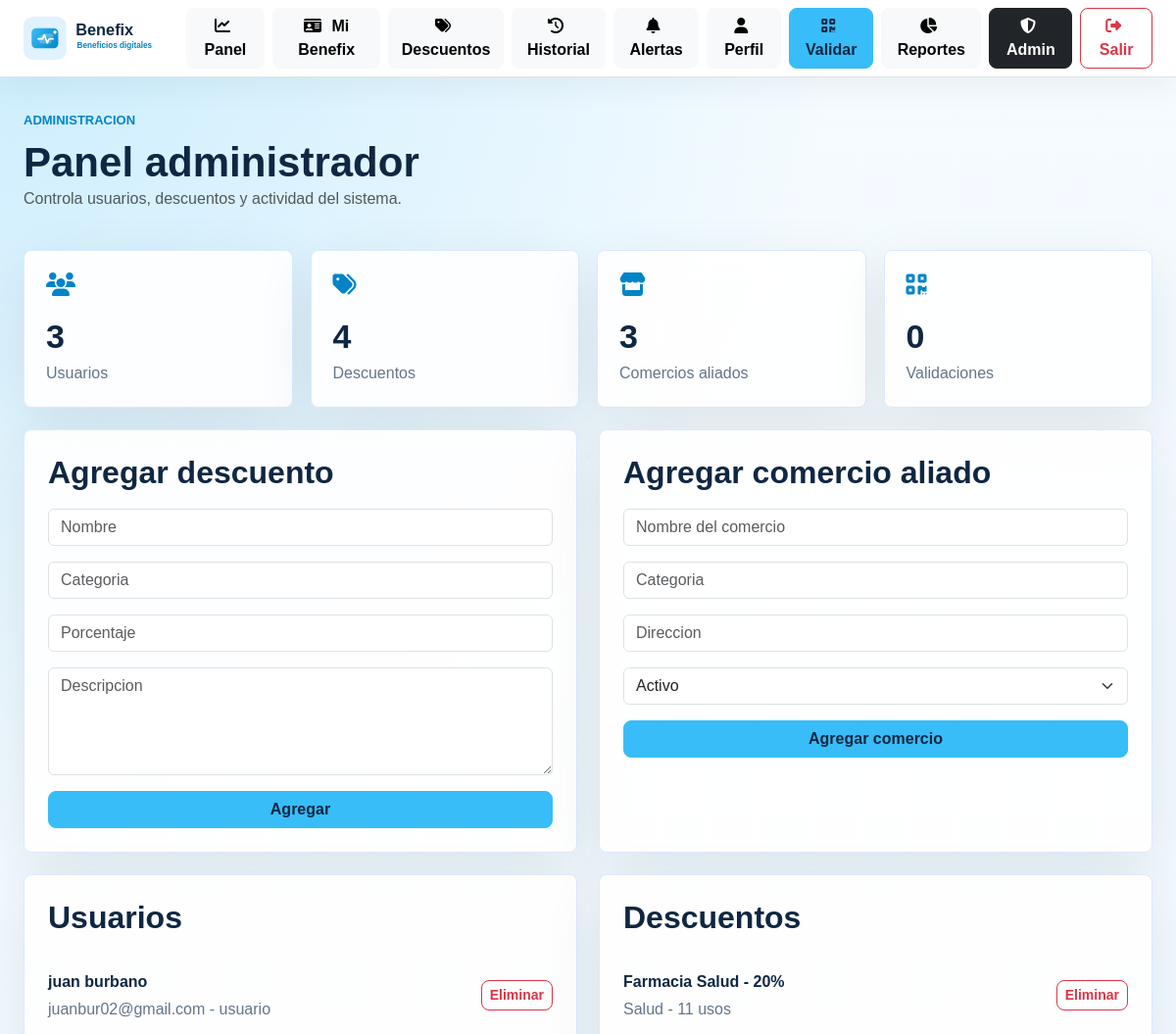
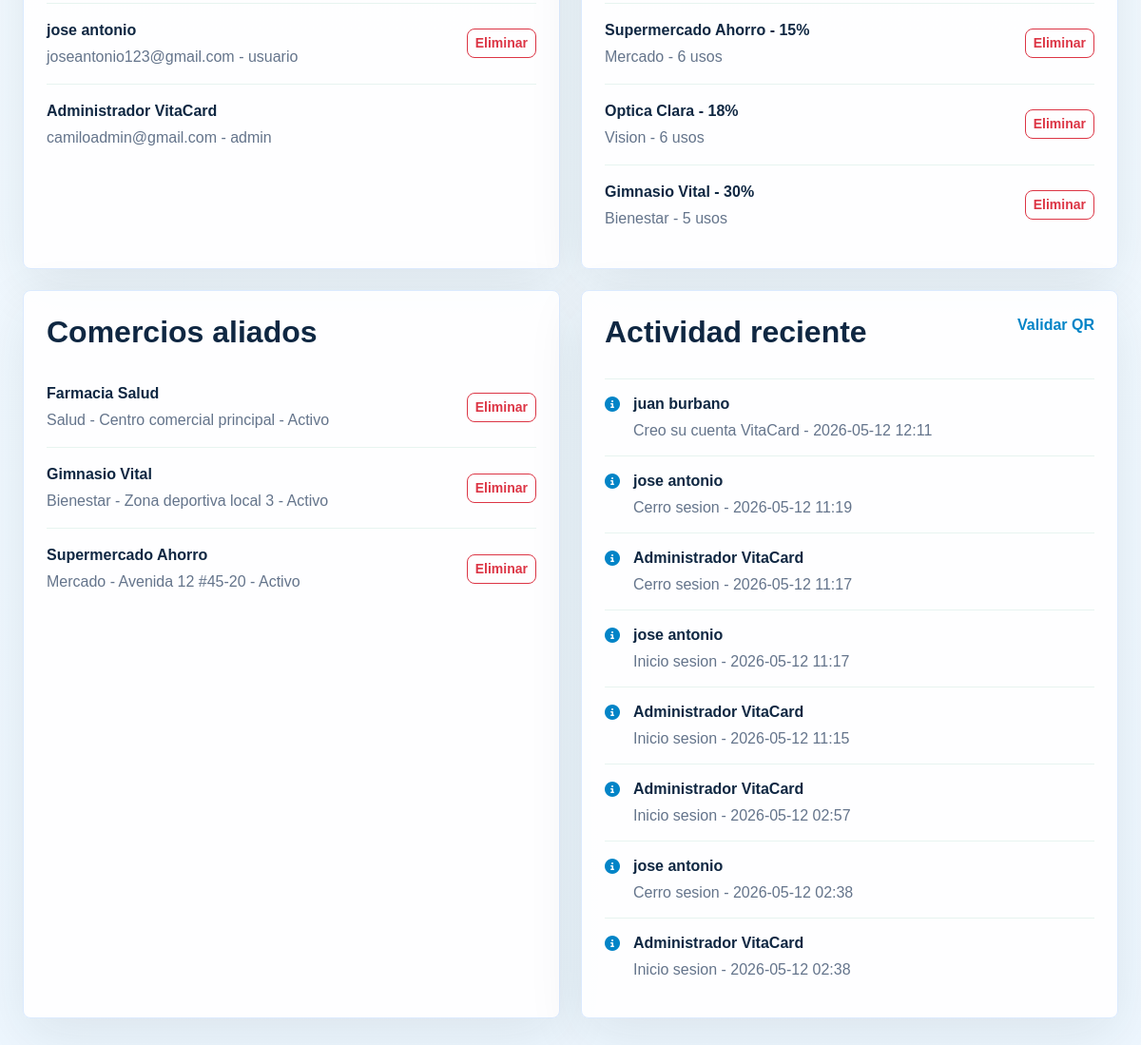
Page /admin (signed in) on the committed database (2 pictures, top to bottom).
### tables this page shows
CREATE TABLE usuarios (
            id INTEGER PRIMARY KEY AUTOINCREMENT,
            nombre TEXT NOT NULL,
            correo TEXT NOT NULL UNIQUE,
            contrasena TEXT NOT NULL,
            foto TEXT,
            nivel TEXT NOT NULL DEFAULT 'Vital',
            rol TEXT NOT NULL DEFAULT 'usuario',
            creado_en TEXT NOT NULL
        );

CREATE TABLE descuentos (
            id INTEGER PRIMARY KEY AUTOINCREMENT,
            nombre TEXT NOT NULL,
            descripcion TEXT NOT NULL,
            categoria TEXT NOT NULL,
            porcentaje INTEGER NOT NULL,
            usos INTEGER NOT NULL DEFAULT 0
        , ahorro_estimado INTEGER NOT NULL DEFAULT 10000);

CREATE TABLE comercios (
            id INTEGER PRIMARY KEY AUTOINCREMENT,
            nombre TEXT NOT NULL,
            categoria TEXT NOT NULL,
            direccion TEXT NOT NULL,
            estado TEXT NOT NULL DEFAULT 'Activo'
        );

CREATE TABLE historial (
            id INTEGER PRIMARY KEY AUTOINCREMENT,
            usuario_id INTEGER NOT NULL,
            accion TEXT NOT NULL,
            fecha TEXT NOT NULL,
            FOREIGN KEY (usuario_id) REFERENCES usuarios(id)
        );

### app.py (the view, shortened to what this page needs)
@app.route("/admin", methods=["GET", "POST"])
@login_requerido
@admin_requerido
def admin():
    db = get_db()
    usuarios = db.execute("SELECT * FROM usuarios ORDER BY creado_en DESC").fetchall()
    descuentos_lista = db.execute("SELECT * FROM descuentos ORDER BY usos DESC").fetchall()
    comercios = db.execute("SELECT * FROM comercios ORDER BY nombre").fetchall()
    actividad = db.execute(
        """
        SELECT historial.*, usuarios.nombre
        FROM historial
        JOIN usuarios ON usuarios.id = historial.usuario_id
        ORDER BY historial.fecha DESC
        LIMIT 8
        """
    ).fetchall()
    stats = {
        "usuarios": db.execute("SELECT COUNT(*) FROM usuarios").fetchone()[0],
        "descuentos": db.execute("SELECT COUNT(*) FROM descuentos").fetchone()[0],
        "usos": db.execute("SELECT COALESCE(SUM(usos), 0) FROM descuentos").fetchone()[0],
        "comercios": db.execute("SELECT COUNT(*) FROM comercios").fetchone()[0],
        "validaciones": db.execute("SELECT COUNT(*) FROM validaciones").fetchone()[0],
    }
    return render_template(
        "admin.html",
        usuarios=usuarios,
        descuentos=descuentos_lista,
        comercios=comercios,
        actividad=actividad,
        stats=stats,
    )

### app.py (called while the page is built)
def get_db():
    if "db" not in g:
        g.db = sqlite3.connect(DATABASE)
        g.db.row_factory = sqlite3.Row
    return g.db

@app.teardown_appcontext
def cerrar_db(error=None):
    db = g.pop("db", None)
    if db is not None:
        db.close()

def usuario_actual():
    usuario_id = session.get("usuario_id")
    if not usuario_id:
        return None
    return get_db().execute("SELECT * FROM usuarios WHERE id = ?", (usuario_id,)).fetchone()

def login_requerido(func):
    @wraps(func)
    def wrapper(*args, **kwargs):
        if not session.get("usuario_id"):
            return redirect(url_for("login"))
        return func(*args, **kwargs)
    return wrapper

def admin_requerido(func):
    @wraps(func)
    def wrapper(*args, **kwargs):
        usuario = usuario_actual()
        if not usuario or usuario["rol"] != "admin":
            return redirect(url_for("dashboard"))
        return func(*args, **kwargs)
    return wrapper

@app.context_processor
def inyectar_usuario():
    usuario = usuario_actual()
    pendientes = 0
    if usuario:
        pendientes = get_db().execute(
            "SELECT COUNT(*) FROM notificaciones WHERE usuario_id = ? AND leida = 0",
            (usuario["id"],),
        ).fetchone()[0]
    return {"usuario_sesion": usuario, "notificaciones_pendientes": pendientes}

### templates/admin.html (shortened to what this page needs)
{% extends "base.html" %}
{% block content %}
<main class="app-shell">
    <section class="hero-row">
        <div>
            <p class="eyebrow">Administracion</p>
            <h1>Panel administrador</h1>
            <p class="text-muted">Controla usuarios, descuentos y actividad del sistema.</p>
        </div>
    </section>
    <section class="stats-grid">
        <article class="stat-card"><i class="fa-solid fa-users"></i><span>{{ stats.usuarios }}</span><p>Usuarios</p></article>
        <article class="stat-card"><i class="fa-solid fa-tags"></i><span>{{ stats.descuentos }}</span><p>Descuentos</p></article>
        <article class="stat-card"><i class="fa-solid fa-store"></i><span>{{ stats.comercios }}</span><p>Comercios aliados</p></article>
        <article class="stat-card"><i class="fa-solid fa-qrcode"></i><span>{{ stats.validaciones }}</span><p>Validaciones</p></article>
    </section>
    <section class="two-columns admin-columns">
        <div class="panel-card">
            <h2>Agregar descuento</h2>
            <form method="post" class="vstack gap-3">
                <input class="form-control" name="nombre" placeholder="Nombre" required>
                <input class="form-control" name="categoria" placeholder="Categoria" required>
                <input class="form-control" name="porcentaje" type="number" min="1" max="100" placeholder="Porcentaje" required>
                <textarea class="form-control" name="descripcion" placeholder="Descripcion" required></textarea>
                <button class="btn btn-success" type="submit">Agregar</button>
            </form>
        </div>
        <div class="panel-card">
            <h2>Agregar comercio aliado</h2>
            <form method="post" action="{{ url_for('agregar_comercio') }}" class="vstack gap-3">
                <input class="form-control" name="nombre" placeholder="Nombre del comercio" required>
                <input class="form-control" name="categoria" placeholder="Categoria" required>
                <input class="form-control" name="direccion" placeholder="Direccion" required>
                <select class="form-select" name="estado">
                    <option>Activo</option>
                </select>
                <button class="btn btn-success" type="submit">Agregar comercio</button>
            </form>
        </div>
    </section>
    <section class="two-columns admin-columns">
        <div class="panel-card">
            <h2>Usuarios</h2>
            {% for item in usuarios %}
                <div class="admin-row">
                    <div>
                        <strong>{{ item.nombre }}</strong>
                        <p>{{ item.correo }} - {{ item.rol }}</p>
                    </div>
                    {% if item.id != usuario_sesion.id %}
                        <form method="post" action="{{ url_for('eliminar_usuario', usuario_id=item.id) }}">
                            <button class="btn btn-sm btn-outline-danger" type="submit">Eliminar</button>
                        </form>
                    {% endif %}
                </div>
            {% endfor %}
        </div>
        <div class="panel-card">
            <h2>Descuentos</h2>
            {% for item in descuentos %}
                <div class="admin-row">
                    <div>
                        <strong>{{ item.nombre }} - {{ item.porcentaje }}%</strong>
                        <p>{{ item.categoria }} - {{ item.usos }} usos</p>
                    </div>
                    <form method="post" action="{{ url_for('eliminar_descuento', descuento_id=item.id) }}">
                        <button class="btn btn-sm btn-outline-danger" type="submit">Eliminar</button>
                    </form>
                </div>
            {% endfor %}
        </div>
    </section>
    <section class="two-columns admin-columns">
        <div class="panel-card">
            <h2>Comercios aliados</h2>
            {% for item in comercios %}
                <div class="admin-row">
                    <div>
                        <strong>{{ item.nombre }}</strong>
                        <p>{{ item.categoria }} - {{ item.direccion }} - {{ item.estado }}</p>
                    </div>
                    <form method="post" action="{{ url_for('eliminar_comercio', comercio_id=item.id) }}">
                        <button class="btn btn-sm btn-outline-danger" type="submit">Eliminar</button>
                    </form>
                </div>
            {% endfor %}
        </div>
        <div class="panel-card">
            <div class="section-title">
                <h2>Actividad reciente</h2>
                <a href="{{ url_for('validar') }}">Validar QR</a>
            </div>
            {% for item in actividad %}
                <div class="timeline-item">
                    <i class="fa-solid fa-circle-info"></i>
                    <div>
                        <strong>{{ item.nombre }}</strong>
                        <p>{{ item.accion }} - {{ item.fecha }}</p>
                    </div>
                </div>
            {% endfor %}
        </div>
    </section>
</main>
{% endblock %}

### static/css/style.css (style rules this page uses)
:root { --green: #38bdf8; --green-dark: #0284c7; --ink: #0f2742; --muted: #64748b; --line: #dbeafe; --surface: #ffffff; --bg: #f5fbff; }
* { box-sizing: border-box; }
body { min-height: 100vh; margin: 0; background: radial-gradient(circle at top left, rgba(56, 189, 248, 0.22), transparent 34%), linear-gradient(180deg, #f5fbff 0%, #eef7ff 100%); color: var(--ink); font-family: Arial, sans-serif; }
.btn { border-radius: 8px; font-weight: 700; }
.btn-success { --bs-btn-bg: #38bdf8; --bs-btn-border-color: #38bdf8; --bs-btn-hover-bg: #0284c7; --bs-btn-hover-border-color: #0284c7; --bs-btn-active-bg: #0369a1; --bs-btn-active-border-color: #0369a1; --bs-btn-color: #0f2742; --bs-btn-hover-color: #ffffff; --bs-btn-active-color: #ffffff; }
.landing-panel, .auth-card, .panel-card, .stat-card, .discount-card, .qr-card { background: rgba(255, 255, 255, 0.92); border: 1px solid var(--line); border-radius: 8px; box-shadow: 0 18px 60px rgba(18, 48, 42, 0.09); }
.eyebrow { margin: 0 0 8px; color: var(--green-dark); font-size: 13px; font-weight: 900; letter-spacing: 0; text-transform: uppercase; }
.auth-links a, .section-title a { color: var(--green-dark); font-weight: 800; text-decoration: none; }
.app-shell { width: min(1180px, calc(100% - 48px)); margin: 34px auto 70px; }
.hero-row { display: flex; align-items: end; justify-content: space-between; gap: 24px; margin-bottom: 24px; }
.hero-row h1 { margin: 0; font-size: 42px; font-weight: 900; }
.stats-grid { display: grid; grid-template-columns: repeat(auto-fit, minmax(190px, 1fr)); gap: 18px; margin-bottom: 22px; }
.stat-card { padding: 22px; }
.stat-card i { color: var(--green-dark); font-size: 24px; }
.stat-card span { display: block; margin-top: 12px; font-size: 34px; font-weight: 900; }
.stat-card p { margin: 0; color: var(--muted); }
.two-columns { display: grid; grid-template-columns: 1fr 1fr; gap: 22px; }
.admin-columns { margin-bottom: 22px; }
.panel-card { padding: 24px; }
.panel-card h1, .panel-card h2 { margin: 0 0 18px; font-weight: 900; }
.section-title { display: flex; align-items: start; justify-content: space-between; gap: 20px; margin-bottom: 12px; }
.list-item, .admin-row { display: flex; align-items: center; justify-content: space-between; gap: 16px; padding: 16px 0; border-top: 1px solid #e7f4f0; }
.list-item:first-of-type, .admin-row:first-of-type { border-top: 0; }
.list-item p, .admin-row p, .timeline-item p { margin: 4px 0 0; color: var(--muted); }
.timeline-item { display: flex; gap: 14px; padding: 14px 0; border-top: 1px solid #e7f4f0; }
.timeline-item i { margin-top: 4px; color: var(--green-dark); }
textarea.form-control { min-height: 110px; resize: vertical; }

### rows in the picture
usuarios: nombre "juan burbano", correo "juanbur02@gmail.com", rol "usuario"
usuarios: nombre "jose antonio", correo "joseantonio123@gmail.com", rol "usuario"
usuarios: nombre "Administrador VitaCard", correo "camiloadmin@gmail.com", rol "admin"
descuentos: nombre "Farmacia Salud", porcentaje "20", categoria "Salud", usos "11"
descuentos: nombre "Supermercado Ahorro", porcentaje "15", categoria "Mercado", usos "6"
descuentos: nombre "Optica Clara", porcentaje "18", categoria "Vision", usos "6"
descuentos: nombre "Gimnasio Vital", porcentaje "30", categoria "Bienestar", usos "5"
comercios: nombre "Farmacia Salud", categoria "Salud", direccion "Centro comercial principal", estado "Activo"
comercios: nombre "Gimnasio Vital", categoria "Bienestar", direccion "Zona deportiva local 3", estado "Activo"
comercios: nombre "Supermercado Ahorro", categoria "Mercado", direccion "Avenida 12 #45-20", estado "Activo"
historial: nombre "juan burbano", accion "Creo su cuenta VitaCard", fecha "2026-05-12 12:11"
historial: nombre "jose antonio", accion "Cerro sesion", fecha "2026-05-12 11:19"
historial: nombre "Administrador VitaCard", accion "Cerro sesion", fecha "2026-05-12 11:17"
historial: nombre "jose antonio", accion "Inicio sesion", fecha "2026-05-12 11:17"
historial: nombre "Administrador VitaCard", accion "Inicio sesion", fecha "2026-05-12 11:15"
historial: nombre "Administrador VitaCard", accion "Inicio sesion", fecha "2026-05-12 02:57"
historial: nombre "jose antonio", accion "Cerro sesion", fecha "2026-05-12 02:38"
historial: nombre "Administrador VitaCard", accion "Inicio sesion", fecha "2026-05-12 02:38"

### other values in the picture
{{ stats.usuarios }} "3"
{{ stats.descuentos }} "4"
{{ stats.comercios }} "3"
{{ stats.validaciones }} "0"
